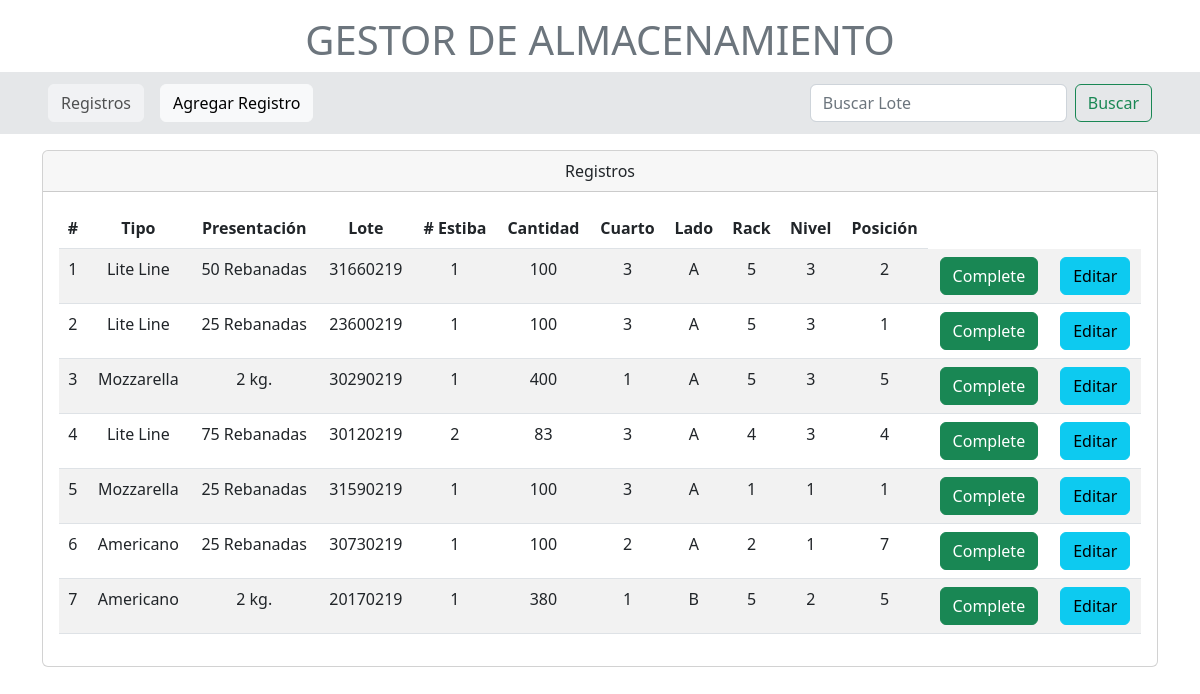
Before: /registros/ with the older database file.
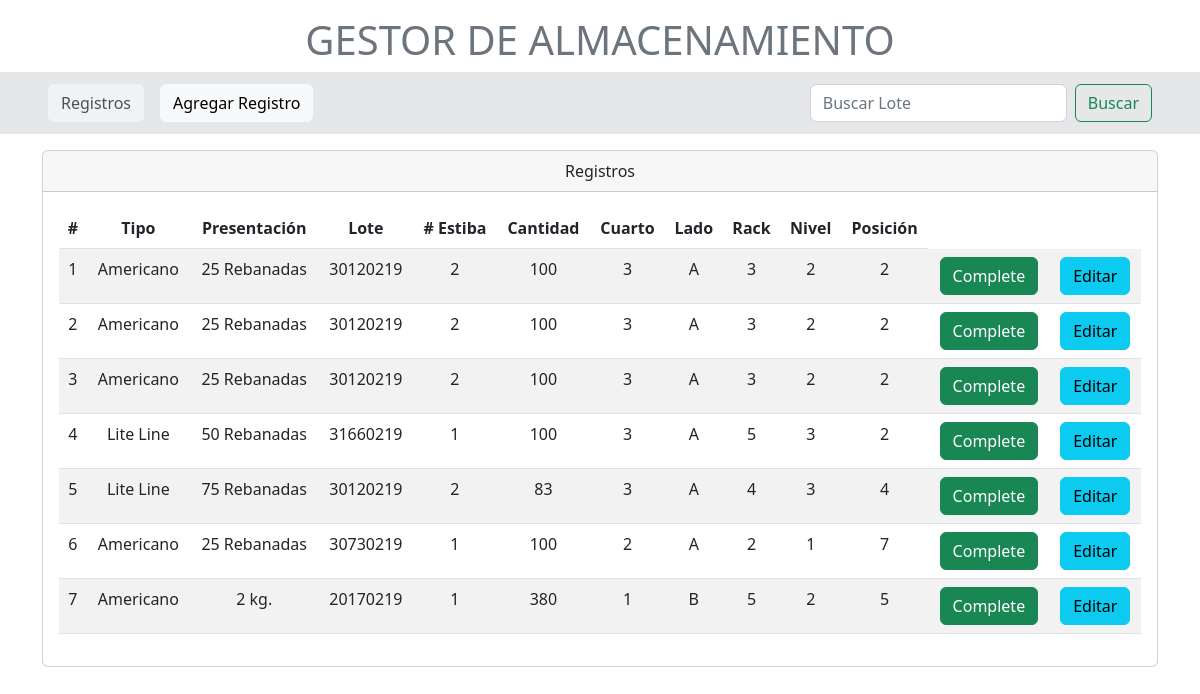
After: the same page with the newer database file.
### models.py (models this page shows)
class Inventario(Base):
    __tablename__: str = 'inventario'
    id = Column(Integer, primary_key=True, index=True)
    tipo = Column(String)
    presentacion = Column(String)
    lote = Column(String, nullable=False)
    estiba_n = Column(String)
    cantidad = Column(Integer)
    cuarto = Column(String)
    lado = Column(String)
    rack = Column(String)
    nivel = Column(String)
    posicion = Column(String)
    existente = Column(Boolean, default=True)
    estado = Column(String(9))
    detalles = Column(String(150))
    usuario_id = Column(ForeignKey('usuarios.id'))

### routers/registros.py (the view)
@router.get("/", response_class=HTMLResponse)
async def consultar_registros(request: Request, db: Session = Depends(get_db)):
    registros = db.query(Inventario).order_by(Inventario.id.desc()).all()
    return templates.TemplateResponse("home.html", {'request': request, 'registros': registros})

### templates/home.html (shortened to what this page needs)
<!DOCTYPE html>
<html lang="en">
<head>
    <link href="https://cdn.jsdelivr.net/npm/bootstrap@5.2.3/dist/css/bootstrap.min.css" rel="stylesheet">
</head>
<body>
    <div>
        <h1 class="text-center mt-3 text-secondary">GESTOR DE ALMACENAMIENTO</h1>
        <nav class="navbar navbar-light" style="background-color:#E5E7E9">
            <div class="d-flex mt-1 mb-1">
                <a onclick="window.location.href='registros'" class="btn btn-light disabled btn-md ms-5">Registros</a>
                <a onclick="window.location.href='crear-registro'" class="btn btn-light btn-md ms-3">Agregar Registro</a>
            </div>
            <div>
                <form class="d-flex me-5">
                    <input class="form-control me-2" type="search" placeholder="Buscar Lote" aria-label="Search">
                    <button class="btn btn-outline-success" type="submit">Buscar</button>
                </form>
            </div>
        </nav>
    </div>
    <div class="container mt-3">
        <div class="card text-center">
        <div class="card-header card-title"> Registros </div>
        <div class="card-body">
            <table class="table table-striped">
                <thead class="thead-dark">
                    <tr>
                        <th scope="col">#</th>
                        <th scope="col">Tipo</th>
                        <th scope="col">Presentación</th>
                        <th scope="col">Lote</th>
                        <th scope="col"># Estiba</th>
                        <th scope="col">Cantidad</th>
                        <th scope="col">Cuarto</th>
                        <th scope="col">Lado</th>
                        <th scope="col">Rack</th>
                        <th scope="col">Nivel</th>
                        <th scope="col">Posición</th>
                    </tr>
                </thead>
                <tbody>
                    {% for registro in registros %}
                    <tr>
                        <td>{{ loop.index }}</td>
                        <td>{{ registro.tipo }}</td>
                        <td>{{ registro.presentacion }}</td>
                        <td>{{ registro.lote }}</td>
                        <td>{{ registro.estiba_n }}</td>
                        <td>{{ registro.cantidad }}</td>
                        <td>{{ registro.cuarto }}</td>
                        <td>{{ registro.lado }}</td>
                        <td>{{ registro.rack }}</td>
                        <td>{{ registro.nivel }}</td>
                        <td>{{ registro.posicion }}</td>
                        <td>
                            <button onclick="window.location.href='/complete/{registro_id}'" type="button" class="btn btn-success">Complete</button>
                        </td>
                        <td>
                            <button onclick="window.location.href='editar-registro/{{ registro.id }}'" type="button" class="btn btn-info">Editar</button>
                        </td>
                    </tr>
                    {% endfor %}
                </tbody>
            </table>
        </div>
    </div>
</div>
</body>
</html>

Changed rows visible on the page:
removed Inventario: tipo "Lite Line", presentacion "25 Rebanadas", lote "23600219", estiba_n "1", cantidad "100", cuarto "3", lado "A", rack "5", nivel "3", posicion "1"
removed Inventario: tipo "Mozzarella", presentacion "2 kg.", lote "30290219", estiba_n "1", cantidad "400", cuarto "1", lado "A", rack "5", nivel "3", posicion "5"
removed Inventario: tipo "Mozzarella", presentacion "25 Rebanadas", lote "31590219", estiba_n "1", cantidad "100", cuarto "3", lado "A", rack "1", nivel "1", posicion "1"
added Inventario: tipo "Americano", presentacion "25 Rebanadas", lote "30120219", estiba_n "2", cantidad "100", cuarto "3", lado "A", rack "3", nivel "2", posicion "2"
added Inventario: tipo "Americano", presentacion "25 Rebanadas", lote "30120219", estiba_n "2", cantidad "100", cuarto "3", lado "A", rack "3", nivel "2", posicion "2"
added Inventario: tipo "Americano", presentacion "25 Rebanadas", lote "30120219", estiba_n "2", cantidad "100", cuarto "3", lado "A", rack "3", nivel "2", posicion "2"
